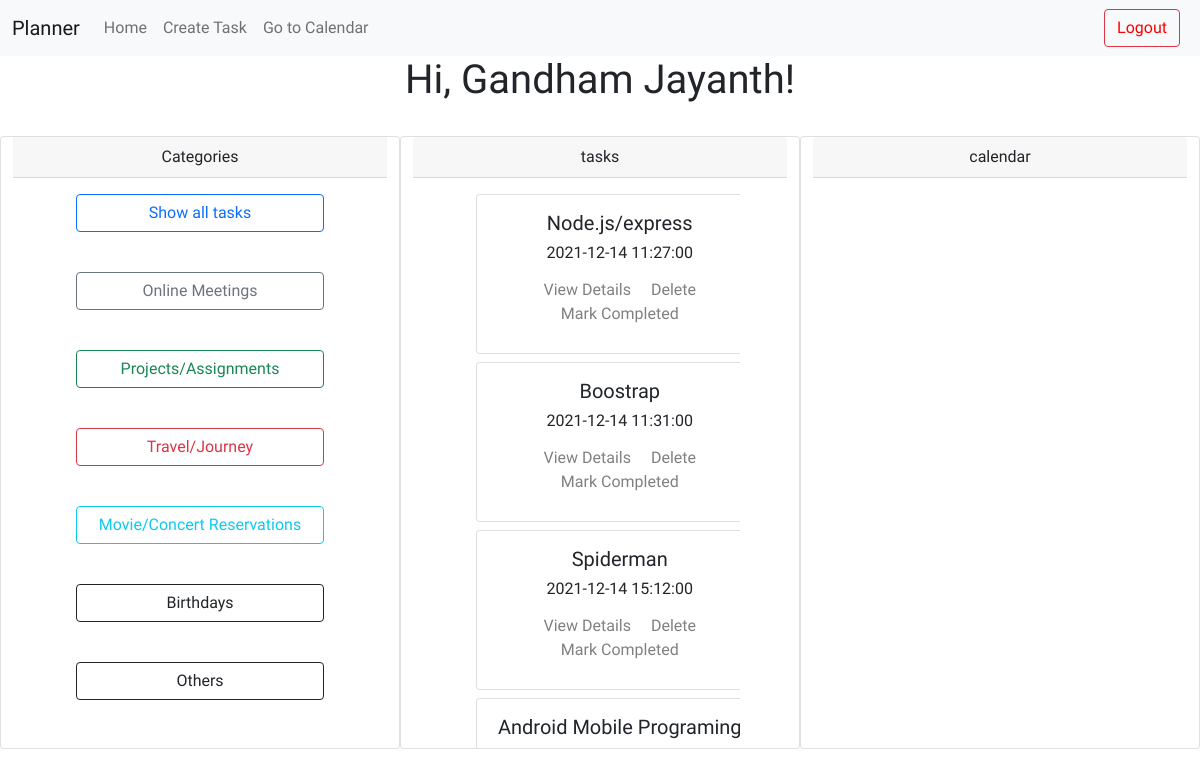
Before: /index (signed in) with the older database file.
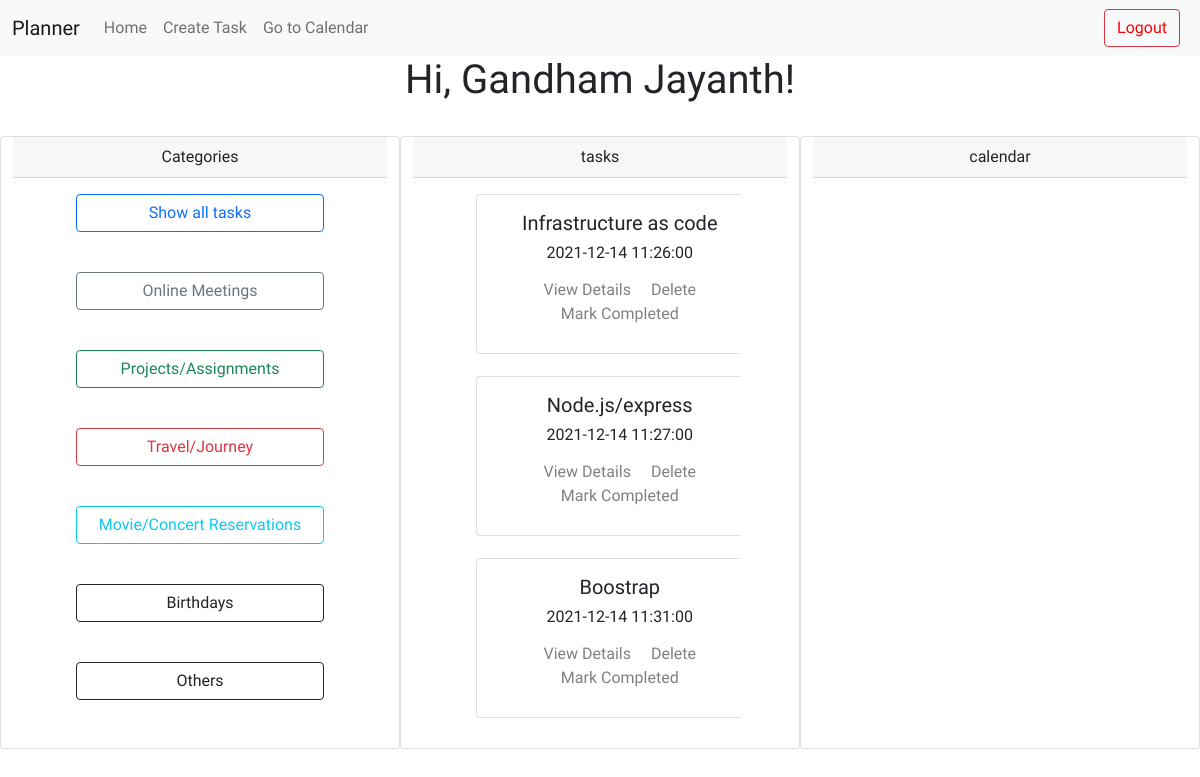
After: the same page with the newer database file.
### DBHandler/models.py (models this page shows, shortened)
class Task(db.Model):
    id = db.Column(db.Integer, primary_key=True)
    title = db.Column(db.String(150))
    timestamp = db.Column(db.DateTime, index=True, default=datetime.utcnow)
    user_id = db.Column(db.Integer, db.ForeignKey('user.id'))
    task_type = db.Column(db.String(5))
    online = db.relationship('Online_meetings',backref = 'parent1', lazy = 'dynamic')
    deadline = db.relationship('Deadlines',backref = 'parent2', lazy = 'dynamic')
    travel = db.relationship('Travel',backref = 'parent3', lazy = 'dynamic')
    birthday = db.relationship('Birthday',backref = 'parent4', lazy = 'dynamic')
    general = db.relationship('General',backref = 'parent5', lazy = 'dynamic')
    movie = db.relationship('Movie',backref = 'parent6', lazy = 'dynamic')

### Backend/routes.py (the view, shortened to what this page needs)
@app.route('/', methods=['GET', 'POST'])
@app.route('/index', methods=['GET', 'POST'])
@login_required
def index():
    tasks = User.allTask(current_user)
    form = TaskFilterForm()
    return render_template('index.html', title='Home', tasks=tasks, form=form)

### Backend/forms.py
class TaskFilterForm(FlaskForm):
    onlme = SubmitField('Online Meetings')
    projs = SubmitField('Projects/Assignments')
    travl = SubmitField('Travel/Journey')
    movie = SubmitField('Movie/Concert Reservations')
    birth = SubmitField('Birthdays')
    gentk = SubmitField('Others')
    index = SubmitField('Show all tasks')

### DBHandler/models.py (called while the page is built)
@login.user_loader
def load_user(id):
    return User.query.get(int(id))

    def allTask(self):
        own = Task.query.filter_by(user_id = self.id)
        return own

### Backend/templates/index.html (shortened to what this page needs)
{% extends "base.html" %}
{% block content %}
    <h1>Hi, {{ current_user.first_name }} {{ current_user.last_name }}!</h1>
   <div class="container-fluid">
       <div class="row">
    <div class="col-lg-4 card">
    <form action="" method="post" novalidate>
        <div class="card-header">
            Categories
          </div>
        <div class="card-body d-grid gap-2 col-9 mx-auto">
            {{ form.index(class="btn btn-outline-primary") }}<br>
            {{ form.onlme(class="btn btn-outline-secondary") }}<br>
            {{ form.projs(class="btn btn-outline-success") }}<br>
            {{ form.travl(class="btn btn-outline-danger") }}<br>
            {{ form.movie(class="btn btn-outline-info") }}<br>
            {{ form.birth(class="btn btn-outline-dark") }}<br>
            {{ form.gentk(class="btn btn-outline-dark") }}<br>
    </div>
    </form>
</div>
<div class="col-lg-4 card overflow-hidden flex-wrap" >
    <div class="card-header">
        tasks
    </div>
    <div class="wrapper card-body d-grid gap-2 col-9 mx-auto ">
    {% for task in tasks %}
        {% include '_task.html' %}
    {% endfor %}
</div>
</div>
    <div class="col-lg-4 card">
        <div class="card-header">
            calendar
        </div>
    </div>
</div>
</div>
{% endblock %}

### Backend/templates/_task.html (shortened to what this page needs)
<div class="card item" style="width: 18rem; height: 10rem;">
    <div class="card-body">
      <h5 class="card-title">{{ task.title }}</h5>
      <h6>{{ task.timestamp }}</h6>
        <a href="{{ url_for('fullview', task_id=task.id) }}" class="card-link">View Details</a>
        <a href="{{ url_for('delete_task', id=task.id) }}" class="card-link">Delete</a>
        <br>
        <a href="{{ url_for('delete_task', id=task.id) }}" class="card-link">Mark Completed</a>
    </div>
  </div>

Changed rows visible on the page:
no longer on this page (row edited): Task: title "Spiderman", timestamp "2021-12-14 15:12:00"
removed Task: title "Android Mobile Programing"
added Task: title "Infrastructure as code", timestamp "2021-12-14 11:26:00"
